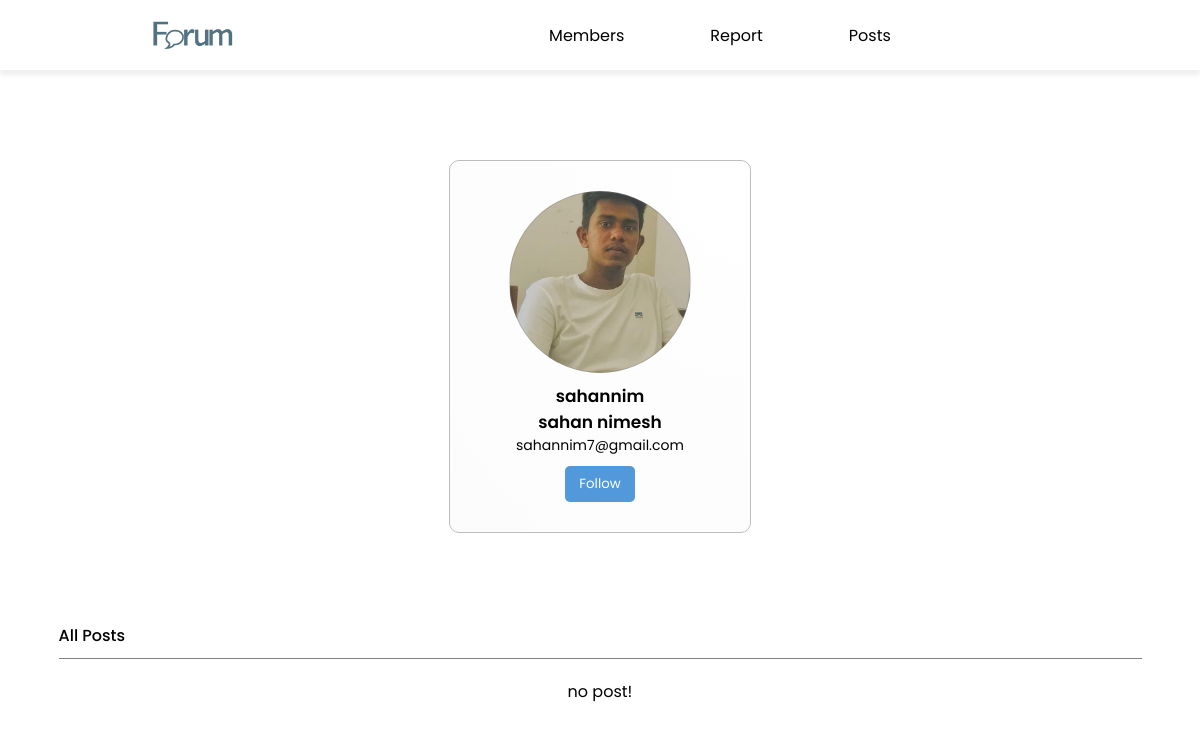
The page /ElakiriClone_new/admin/user-profile.php?email=sahannim7@gmail.com on the database its author committed.
### tables this page shows
CREATE TABLE IF NOT EXISTS `profile_pic` (
  `id` int NOT NULL AUTO_INCREMENT,
  `image` varchar(50) DEFAULT NULL,
  `email` varchar(50) DEFAULT NULL,
  PRIMARY KEY (`id`),
  KEY `FK_profile_pic_users` (`email`),
  CONSTRAINT `FK_profile_pic_users` FOREIGN KEY (`email`) REFERENCES `users` (`email`)
);

CREATE TABLE IF NOT EXISTS `users` (
  `fname` varchar(35) DEFAULT NULL,
  `lname` varchar(35) DEFAULT NULL,
  `email` varchar(100) NOT NULL,
  `username` varchar(50) DEFAULT NULL,
  `password` varchar(150) DEFAULT NULL,
  `register_date` datetime DEFAULT NULL,
  `verification_code` varchar(50) DEFAULT NULL,
  `blocked` int DEFAULT '0',
  PRIMARY KEY (`email`)
);

### ElakiriClone_new/admin/connection.php (called while the page is built, shortened)
<?php
class Database
{
    public static $connecrtion;
    public static function setUpConnection()
    {
        if (!isset(Database::$connecrtion)) {
            Database::$connecrtion = new mysqli("localhost", "root", "your_password", "elakiri", "3306");
        }
    }
    public static function search($q)
    {
        $resultset = Database::$connecrtion->query($q);
        return $resultset;
    }
}

### ElakiriClone_new/admin/user-profile.php (the view, shortened to what this page needs)
<?php
require_once("connection.php");
$email = $_GET['email'];
$userRs = Database::search("SELECT * FROM `users` WHERE email = '" . $email . "'");
$usNro = $userRs->num_rows;
if ($usNro == 1) {
    $userData = $userRs->fetch_assoc();
}
$d = new DateTime();
$tz = new DateTimezone("Asia/Colombo");
$d->setTimezone($tz);
$ndate = $d->format("Y-m-d H:i:s");
?>
<!DOCTYPE html>
<html lang="en">
<head>
    <link rel="stylesheet" href="https://cdnjs.cloudflare.com/ajax/libs/font-awesome/5.15.4/css/all.min.css" />
    <link rel="stylesheet" href="https://cdnjs.cloudflare.com/ajax/libs/font-awesome/6.4.0/css/all.min.css" />
    <link rel="stylesheet" href="../css/user-profile.css">
    <link rel="stylesheet" href="css/admin-pannel.css">
</head>
<body>
    <header>
        <div class="header-left">
            <a onclick="pageTravel('../home.php')"><img src="../images/header/Forum-logo.png" alt="LOGO" class="header-logo"></a>
        </div>
        <nav class="header-mid">
            <a class="navs" href="adminpannel.php">Members</a>
            <a class="navs" href="report-post.php">Report</a>
            <a class="navs " href="admin-posts.php">Posts</a>
        </nav>
    </header>
    <div class="user-container">
        <div class="profile-edit-container">
            <div class="profile-card">
                <?php
                $picrs = Database::search("SELECT * FROM `profile_pic` WHERE `email` = '" . $userData["email"] . "' ");
                $picrow = $picrs->num_rows;
                if ($picrow == "1") {
                    $picData = $picrs->fetch_assoc();
                ?>
                    <div class="image-holder" style="background-image: url(../images/profile_pic/<?php echo $picData["image"] ?>);">
                    </div>
                <?php
                }
                ?>
                <span class="user-name"><?php echo $userData["username"]  ?></span>
                <span class="user-name"><?php echo $userData["fname"] . " " . $userData["lname"] ?></span>
                <span class="user-mail"><?php echo $userData["email"] ?></span>
                <button id="picSave" class="follow-click" style="display: none;">Follow</button>
            </div>
        </div>
        <div class="container-header">
            <div class="container-title">All Posts</div>
        </div>
        <div class="member-container">
            <?php
            $postrs = Database::search("SELECT * FROM `post` WHERE  `user_email` ='" . $userData["email"] . "' ");
            $postNrow = $postrs->num_rows;
            if ($postNrow > 0) {
                for ($i = 1; $i <= $postNrow; $i++) {
                    $postdata = $postrs->fetch_assoc();
                    $viewsrs = Database::search("SELECT * FROM `reaction` WHERE `post_id` = '" . $postdata["id"] . "' ");
                    $Vnrow = $viewsrs->num_rows;
                    $file_name = $postdata["media"];
                    $file_extension = pathinfo($file_name, PATHINFO_EXTENSION);
            ?>
                    <div onclick="adminviewpost('<?php echo $postdata['id'] ?>')" class="post-block">
                        <div class="general-post-model">
                            <div class="post-image-holder">
                                <?php
                                if ($file_extension == "mp3") {
                                ?>
                                    <img src="../images/post/audio/Audio_CD.png" alt="" class="post-image">
                                <?php
                                } elseif ($file_extension == "mp4") {
                                ?>
                                    <img src="../images/post/video/Video-icon.png" alt="" class="post-image">
                                <?php
                                } else {
                                ?>
                                    <img src="../images/post/image/<?php echo $postdata["media"] ?>" alt="" class="post-image">
                                <?php
                                }
                                ?>
                            </div>
                            <?php
                            $postdate1 = new DateTime($postdata["date"]);
                            $postdate2 = new DateTime($ndate);
                            $postdatearray = explode(" ", $postdata["date"]);
                            $postinterval = $postdate1->diff($postdate2);
                            $Tcommentrs = Database::search("SELECT * FROM `comments` WHERE `post_id` = '" . $postdata["id"] . "' ORDER BY `date_time` DESC");
                            $tcnrow = $Tcommentrs->num_rows;
                            $Tlikers = Database::search("SELECT * FROM `reaction` WHERE `post_id` = '" . $postdata["id"] . "' AND `react_id` = '1' ");
                            $Tlikenrow = $Tlikers->num_rows;
                            $Tdislikers = Database::search("SELECT * FROM `reaction` WHERE `post_id` = '" . $postdata["id"] . "' AND `react_id` = '2' ");
                            $Tdislikenrow = $Tdislikers->num_rows;
                            ?>
                            <div class="post-details-container">
                                <div class="post-main-details">
                                    <div class="post-subject"><?php echo $postdata["post_title"] ?></div>
                                    <div class="post-author"><?php echo $userData["fname"] . " " . $userData["lname"] ?></div>
                                </div>
                                <div class="post-sub-details">
                                    <!-- <div class="post-sub-details-blocked-cont">
                                        <span>Your Post is Reported</span>
                                        <span class="view-reported-note-sub">Oya pamkak krlane</span>
                                    </div> -->
                                    <?php
                                    $reportRs = Database::search("SELECT * FROM `report`  WHERE `post_id` = '" .  $postdata["id"] . "'  ");
                                    $reportnumRow = $reportRs->num_rows;
                                    if ($reportnumRow > 4) {
                                        $reportData = $reportRs->fetch_assoc();
                                    ?>
                                        <div class="post-sub-details-blocked-cont">
                                            <span> Post is Reported</span>
                                            <span class="view-reported-note-sub"><?php echo $reportData['tittle'] ?></span>
                                        </div>
                                    <?php
                                    }
                                    ?>
                                    <div class="post-created-con">
                                        <div class="post-created-date"><?php if ($postinterval->y > 0) {
                                                                            echo $postdatearray[0];
                                                                        } elseif ($postinterval->m > 0) {
                                                                            echo $postdatearray[0];
                                                                        } elseif ($postinterval->days > 0) {
                                                                            echo $postinterval->days . " " . "days ago";
                                                                        } elseif ($postinterval->h > 0) {
                                                                            echo $postinterval->h . " " . "hours ago";
                                                                        } elseif ($postinterval->i > 0) {
                                                                            echo $postinterval->i . " " . "minutes ago";
                                                                        } elseif ($postinterval->s > 0) {
                                                                            echo $postinterval->s . " " . "seconds ago";
                                                                        } else {
                                                                            echo "just now";
                                                                        } ?></div>
                                        <div class="con-lable">posted date</div>
                                    </div>
                                    <div class="post-views-con">
                                        <div class="post-views"><?php echo $Vnrow ?></div>
                                        <div class="con-lable">views</div>
                                    </div>
                                    <div class="post-com-con">
                                        <div class="post-com-count"><?php echo $tcnrow ?></div>
                                        <div class="con-lable">comments</div>
                                    </div>
                                    <div class="like-dis-con">
                                        <div class="like-con">
                                            <i class="fa-solid fa-thumbs-up"></i>
                                            <div class="like-count"><?php echo $Tlikenrow ?></div>
                                        </div>
                                        <div class="dis-con">
                                            <i class="fa-solid fa-thumbs-down"></i>
                                            <div class="dislike-count"><?php echo $Tdislikenrow ?></div>
                                        </div>
                                    </div>
                                </div>
                            </div>
                        </div>
                    </div>
                <?php
                }
            } else {
                ?>
                <div style="text-align: center;" class="">no post!</div>
            <?php
            }
            ?>
        </div>
    </div>
</body>
</html>

### ElakiriClone_new/css/user-profile.css (style rules this page uses)
* { margin: 0; padding: 0; box-sizing: border-box; font-family: 'Poppins', sans-serif; }
:root { --margin: 10vh; --footer-height: 8vh; --side-space: 100px; --color-base: #507282; --color-base: #0a74a5; --color-red: #ff5b5b; --btn-blue: #75d8ff; }
body { overflow-x: hidden; display: flex; flex-direction: column; align-items: center; background-image: radial-gradient(at left top, rgb(255, 255, 255), rgb(255, 255, 255)); }
html { scroll-behavior: smooth; }
.user-container { width: 95%; position: relative; min-height: calc(100vh - var(--margin)); margin-top: var(--margin); display: flex; flex-direction: column; align-items: center; padding-top: var(--margin); padding-bottom: 200px; background-color: rgba(255, 255, 255, 0); background-image: linear-gradient(0deg, rgba(255, 107, 107, 0), rgba(255, 96, 96, 0) 10%); }
.profile-edit-container { width: fit-content; display: flex; justify-content: center; border-radius: 10px; overflow: hidden; background-image: radial-gradient(at right bottom, rgba(255, 255, 255, 0), rgba(219, 219, 219, 0)); background-color: #75d8ff00; box-shadow: 2px 2px 4px rgba(0, 0, 0, 0.342); box-shadow: 2px 2px 4px rgba(0, 0, 0, 0); border: 1px solid rgb(189, 189, 189); transition: height 250ms; position: relative; }
.profile-card { display: flex; flex-direction: column; justify-content: center; align-items: center; gap: 0px; padding: 30px 20px; border-radius: 10px; background-image: radial-gradient(at right top, rgb(255, 255, 255), rgba(209, 209, 209, 0.075)); transition: height 250ms; width: max-content; min-width: 300px; }
.image-holder { width: 70%; max-width: 200px; aspect-ratio: 1/1; border-radius: 50%; margin-bottom: 10px; display: flex; align-items: center; justify-content: center; border: 1px solid rgba(128, 128, 128, 0.37); background-repeat: no-repeat; background-position: center; background-size: cover; background-color: #e7cceb00; }
.user-name { font-size: 17px; font-weight: 600; pointer-events: none; }
.user-mail { font-size: 14px; font-weight: 400; pointer-events: none; margin-bottom: 10px; }
.cancel-click, .follow-click, .save-click { padding: 8px 14px; background-color: #ba68c8; outline: none; border: none; border-radius: 5px; color: white; cursor: pointer; transition: 250ms; transform-origin: 50% 0%; }
.cancel-click, .follow-click { background-color: #5199db; }
.container-header { width: 95%; display: flex; justify-content: space-between; align-items: flex-end; gap: 20px; padding: 10px 0px; border-bottom: 1px solid grey; flex-wrap: wrap; margin-top: 80px; }
.container-title { font-weight: 500; }
.member-container { margin-top: 30px; width: 90%; display: flex; flex-direction: column; gap: 15px; }

### rows shown on the page
profile_pic: image (picture)
users: username "sahannim", fname "sahan", lname "nimesh", email "sahannim7@gmail.com"
